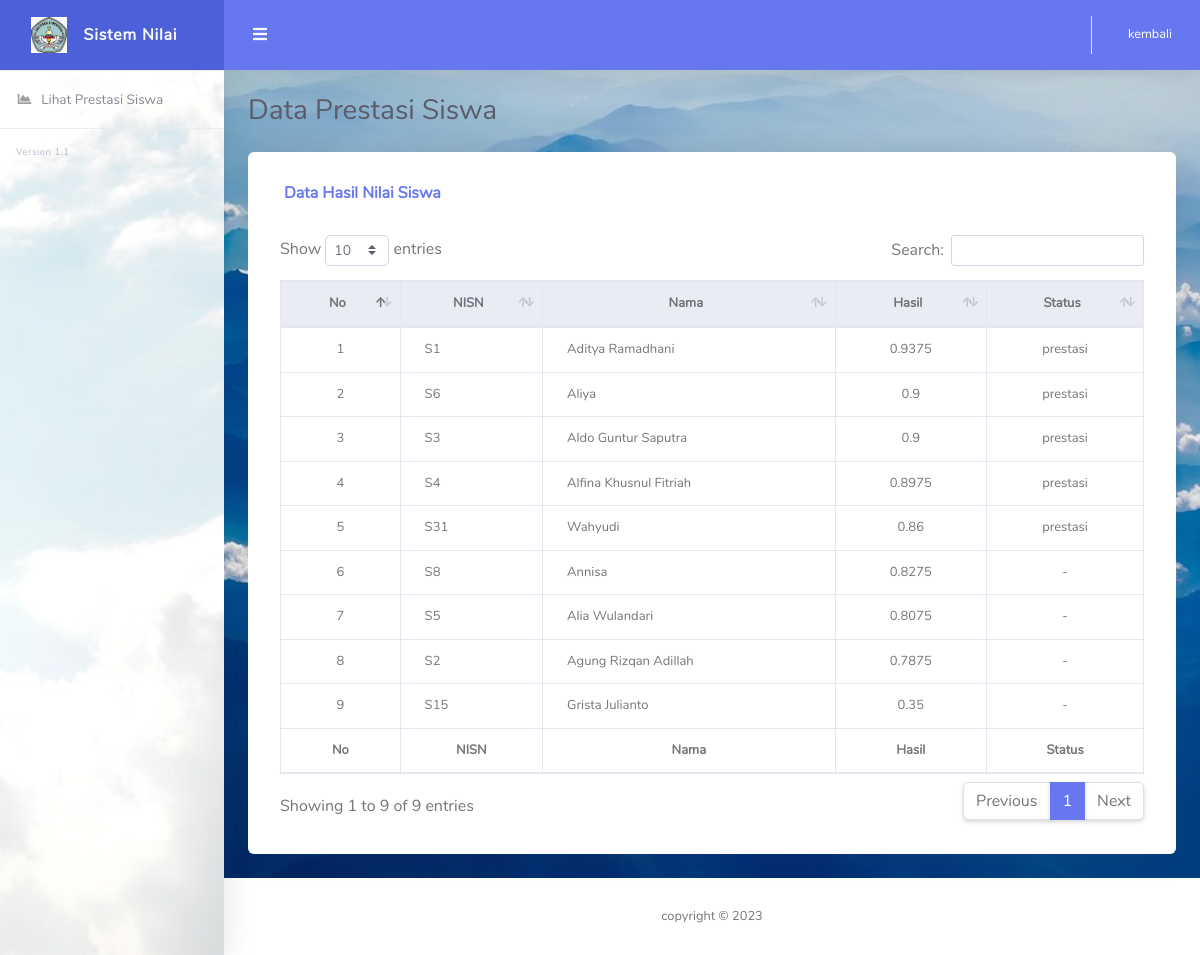
The page /app/admin/hasil_view.php on the database its author committed.
### tables this page shows
CREATE TABLE `tb_rating_kecocokan` (
  `id_rating_kecocokan` varchar(50) NOT NULL,
  `id_nilai` varchar(30) NOT NULL,
  `id_siswa` varchar(50) DEFAULT NULL,
  `rating_kecocokan_rata` double DEFAULT NULL,
  `rating_kecocokan_rangking` double DEFAULT NULL,
  `rating_kecocokan_sikap` double DEFAULT NULL,
  `rating_kecocokan_ekstrakurikuler` double DEFAULT NULL,
  `rating_kecocokan_prestasi` double DEFAULT NULL
);

CREATE TABLE `tb_siswa` (
  `id_siswa` varchar(50) NOT NULL,
  `id_kelas` varchar(30) DEFAULT NULL,
  `nama_siswa` varchar(60) DEFAULT NULL,
  `nisn_siswa` varchar(15) DEFAULT NULL
);

### app/admin/hasil_view.php (the view, shortened to what this page needs)
<?php
require "../controller/controller.php";
?>
<?php
        include "layouts_view.php";
        ?>
<div id="content-wrapper" class="d-flex flex-column">
    <div id="content" style="background-image: url(../../assets_home/img/bac5.jpg); background-size:cover;">
        <nav class="navbar navbar-expand navbar-light bg-navbar topbar mb-4 static-top">
            <button id="sidebarToggleTop" class="btn btn-link rounded-circle mr-3">
                <i class="fa fa-bars"></i>
            </button>
            <ul class="navbar-nav ml-auto">
                <li class="nav-item dropdown no-arrow">
                    <a class="nav-link dropdown-toggle" href="../../index.php">
                        <span class="ml-2 d-none d-lg-inline text-white small">kembali</span>
                    </a>
                </li>
            </ul>
        </nav>
        <div class="container-fluid" id="container-wrapper">
            <div class="d-sm-flex align-items-center justify-content-between mb-4">
                <h1 class="h3 mb-0 text-gray-800">Data Prestasi Siswa</h1>
            </div>
            <div class="row">
                <div class="col-lg-12">
                    <div class="card mb-4 p-3">
                        <div class="card-header py-3 d-flex flex-row align-items-center justify-content-between">
                            <h6 class="m-0 font-weight-bold text-primary">Data Hasil Nilai Siswa</h6>
                        </div>
                        <div class="table-responsive p-3">
                            <table class="table table-bordered align-items-center" id="dataTable"
                                style="font-size:small;">
                                <thead class="thead-light">
                                    <tr>
                                        <th class="text-center">No</th>
                                        <th class="text-center">NISN</th>
                                        <th class="text-center">Nama</th>
                                        <th class="text-center">Hasil</th>
                                        <th class="text-center">Status</th>
                                    </tr>
                                </thead>
                                <tfoot>
                                    <tr>
                                        <th class="text-center">No</th>
                                        <th class="text-center">NISN</th>
                                        <th class="text-center">Nama</th>
                                        <th class="text-center">Hasil</th>
                                        <th class="text-center">Status</th>
                                    </tr>
                                </tfoot>
                                <tbody>
                                    <?php
                                            $bobotFirst = [0.25, 0.20, 0.15, 0.15, 0.25];
                                            $dataSiswa = mysqli_query($koneksi, "SELECT tb_siswa.id_siswa,(tb_rating_kecocokan.rating_kecocokan_rata * $bobotFirst[0]  + tb_rating_kecocokan.rating_kecocokan_rangking * $bobotFirst[1] + tb_rating_kecocokan.rating_kecocokan_sikap * $bobotFirst[2] + tb_rating_kecocokan.rating_kecocokan_ekstrakurikuler * $bobotFirst[3] + tb_rating_kecocokan.rating_kecocokan_prestasi * $bobotFirst[4]) as 'total' FROM tb_siswa INNER JOIN tb_nilai ON tb_siswa.id_siswa = tb_nilai.id_siswa INNER JOIN tb_rating_kecocokan ON tb_siswa.id_siswa = tb_rating_kecocokan.id_siswa ORDER BY total DESC");
                                            $arr = [];
                                            $hasil = [];
                                            $bobot = [0.25, 0.20, 0.15, 0.15, 0.25];
                                            foreach ($dataSiswa as $key => $siswa) {
                                                $id_siswa = $siswa['id_siswa'];
                                                $ratingNilaiSiswa = mysqli_query($koneksi, "SELECT * FROM tb_rating_kecocokan INNER JOIN tb_siswa ON tb_rating_kecocokan.id_siswa = tb_siswa.id_siswa WHERE tb_rating_kecocokan.id_siswa='$id_siswa'");
                                                $nilaiSiswa = mysqli_fetch_assoc($ratingNilaiSiswa);
                                                foreach ([
                                                    'rating_kecocokan_rata',
                                                    'rating_kecocokan_rangking',
                                                    'rating_kecocokan_sikap',
                                                    'rating_kecocokan_ekstrakurikuler',
                                                    'rating_kecocokan_prestasi'
                                                ] as $i => $value) {
                                                    $arr[$key][$i] = $nilaiSiswa[$value] * $bobot[$i];
                                                }
                                                $hasil[$key] = $nilaiSiswa;
                                                $arr[$key]['hasil'] = 0;
                                                for ($i=0; $i < count($bobot); $i++) {
                                                    $hasil[$key]['hasil'] = ($hasil[$key]['hasil'] ?? 0) + $arr[$key][$i];
                                                }
                                            }
                                            $jumlahSiswa = mysqli_num_rows($dataSiswa);
                                            $i = 0;
                                            $no = 1;
                                            if($i < $jumlahSiswa) {
                                                foreach ($hasil as $data) { ?>
                                    <tr>
                                        <td class="text-center"><?= $no++; ?></td>
                                        <td class="text-start"><?= $data['nisn_siswa'] ?></td>
                                        <td class="text-start"><?= $data['nama_siswa'] ?></td>
                                        <td class="text-center"><?= $data['hasil'] ?></td>
                                        <td class="text-center">
                                            <?php if ($i < 5) { ?>
                                            prestasi
                                            <?php }else { ?>
                                            <?php echo "-";
                                            } ?>
                                        </td>
                                    </tr>
                                    <?php  $i++;
                                                }
                                            }
                                            ?>
                                </tbody>
                            </table>
                        </div>
                    </div>
                </div>
            </div>
        </div>
    </div>
    <footer class="sticky-footer bg-white">
        <div class="container my-auto">
            <div class="copyright text-center my-auto">
                <span>copyright &copy;
                </span>
            </div>
        </div>
    </footer>
</div>
</div>
</body>
</html>

### app/admin/layouts_view.php (shortened to what this page needs)
<!DOCTYPE html>
<html lang="en">
<head>
    <link href="../../vendor/fontawesome-free/css/all.min.css" rel="stylesheet" type="text/css">
    <link href="../../vendor/bootstrap/css/bootstrap.min.css" rel="stylesheet" type="text/css">
    <link href="../../css/ruang-admin.min.css" rel="stylesheet">
    <link href="../../vendor/datatables/dataTables.bootstrap4.min.css" rel="stylesheet">
</head>
<body id="page-top">
    <div id="wrapper">
        <ul class="navbar-nav sidebar sidebar-light accordion" id="accordionSidebar"
            style="background-image: url(../../assets_home/img/bac2.jpg); background-size:cover;">
            <a class="sidebar-brand d-flex align-items-center justify-content-center" href="index.html">
                <div class="sidebar-brand-icon">
                    <img src="../../assets_home/img/sekolah.jpeg">
                </div>
                <div class="sidebar-brand-text mx-3">Sistem Nilai</div>
            </a>
            <hr class="sidebar-divider my-0">
            <li class="nav-item">
                <a class="nav-link" href="hasil.php">
                    <i class="fas fa-fw fa-chart-area"></i>
                    <span>Lihat Prestasi Siswa</span>
                </a>
            </li>
            <hr class="sidebar-divider">
            <div class="version" id="version-ruangadmin"></div>
        </ul>

### rows shown on the page
tb_rating_kecocokan: id_siswa.nisn_siswa "S1", id_siswa.nama_siswa "Aditya Ramadhani", hasil "0.9375", shows "prestasi"
tb_rating_kecocokan: id_siswa.nisn_siswa "S6", id_siswa.nama_siswa "Aliya", hasil "0.9", shows "prestasi"
tb_rating_kecocokan: id_siswa.nisn_siswa "S3", id_siswa.nama_siswa "Aldo Guntur Saputra", hasil "0.9", shows "prestasi"
tb_rating_kecocokan: id_siswa.nisn_siswa "S4", id_siswa.nama_siswa "Alfina Khusnul Fitriah", hasil "0.8975", shows "prestasi"
tb_rating_kecocokan: id_siswa.nisn_siswa "S31", id_siswa.nama_siswa "Wahyudi", hasil "0.86", shows "prestasi"
tb_rating_kecocokan: id_siswa.nisn_siswa "S8", id_siswa.nama_siswa "Annisa", hasil "0.8275"
tb_rating_kecocokan: id_siswa.nisn_siswa "S5", id_siswa.nama_siswa "Alia Wulandari", hasil "0.8075"
tb_rating_kecocokan: id_siswa.nisn_siswa "S2", id_siswa.nama_siswa "Agung Rizqan Adillah", hasil "0.7875"
tb_rating_kecocokan: id_siswa.nisn_siswa "S15", id_siswa.nama_siswa "Grista Julianto", hasil "0.35"
